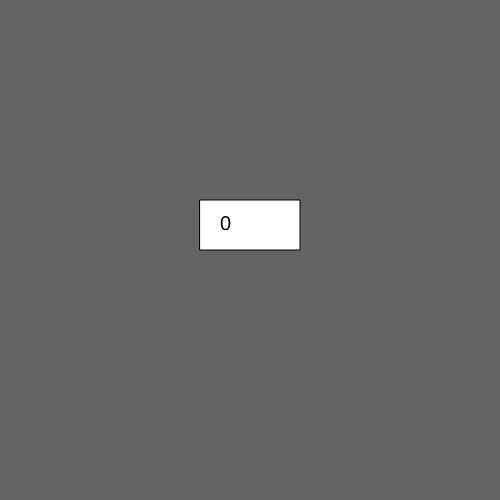
Frame 1 (no input)
Frame 60 (no input): identical to frame 1, image omitted
Frame 120 (the mouse pressed at the canvas centre since frame 60): identical to frame 1, image omitted

The p5.js sketch that drew this single still picture (run headless with seeded random() and noise() and a simulated clock; from frame 60 on, the mouse is pressed at the canvas centre):

// p5.js sketch
// ── sketch.js
let myFill = 255;
let w = 100;
let h = 50;
let x = 200; 
let y = 200; 
let count = 0; 

function setup() {
  createCanvas(500, 500); // canvas width/height
  rectMode(CORNER); 
}

function draw(){
  background(100); // Make background grey

  fill(myFill);
  rect(x, y, w, h); // x, y, size

  if(mouseX > x && mouseX < x+w && mouseY > y && mouseY < y + h){
    myFill = [255, 0, 0];
    count++;
  }else{
    myFill = 255;
  }

  fill(0)
  textSize(20);
  text(count, x+20, y+30);

}
